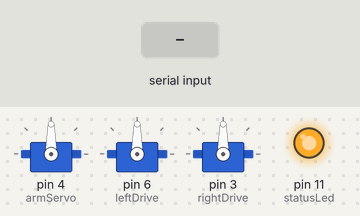
The sketch below on a simulated Arduino Uno, built with avr-gcc and run on an emulated ATmega328P. Parts: 3 × servo, output pins drawn as LEDs (lit = HIGH). Inputs (shaded band) come from the test bench.

Above: at 1.2 s.
1.3 s: "w" received over Serial
At 1.9 s:
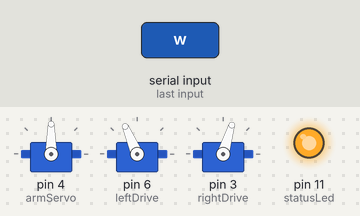
2.8 s: "a" received over Serial
At 3.1 s:
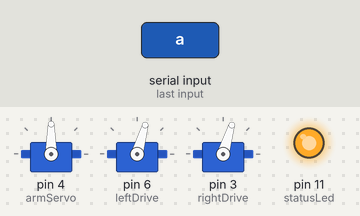
4.3 s: "s" received over Serial
At 5.4 s:
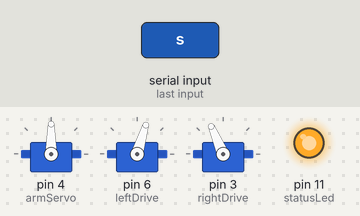
5.8 s: "d" received over Serial
At 6.5 s:
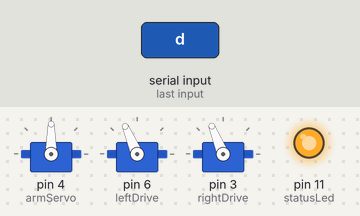
7.3 s: byte 32 (' ') received over Serial
At 7.7 s:
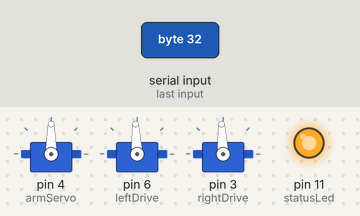
Timing chart, 0 to 9.8 s (numbered marks = the images above; inputs shaded):
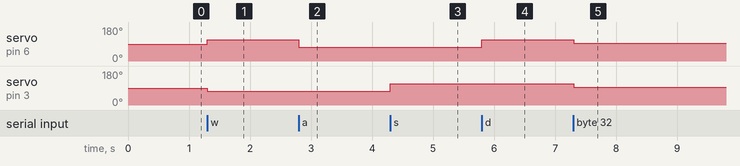

Measured:
- after the input at 1.3 s, servo on pin 6 (leftDrive): 90° → 113° at once; servo on pin 3 (rightDrive): 90° → 73° at once
- after the input at 2.8 s, servo on pin 6 (leftDrive): 113° → 74° at once
- after the input at 4.3 s, servo on pin 6 (leftDrive): 74° → 73° at once; servo on pin 3 (rightDrive): 73° → 113° at once
- after the input at 5.8 s, servo on pin 6 (leftDrive): 73° → 113° at once; servo on pin 3 (rightDrive): 113° → 112° at once
- after the input at 7.3 s, servo on pin 6 (leftDrive): 113° → 93° at once; servo on pin 3 (rightDrive): 112° → 93° at once

The sketch:

printer_rev2.ino
```cpp
#include <Servo.h>

//Servo clawServo, forearmServo, armServo, turretServo,
Servo leftDrive, rightDrive, armServo;
int clawLed;
int statusLed = 11;
char serialVal = 0;
//void write_l();

/* For drawing lines:

Vertical: Drive forward and backwards
Horizontal: Extend claw as turret turns
......
*/
void setup() {
  /*clawServo.attach(0);
  forearmServo.attach(0);*/
  armServo.attach(4);
  //turretServo.attach(0);*/
  Serial.begin(9600);
  leftDrive.attach(6);
  rightDrive.attach(3);
  pinMode(statusLed, OUTPUT);
  digitalWrite(statusLed, HIGH);
  /*
  clawServo.write(0);
  forearmServo.write(0);
  armServo.write(0);
  turretServo.write(0);
  write_l(); */
}

void loop() {
  if (Serial.available()) {
    ;
  }
  serialVal = Serial.read();
 // driveRobot(Serial.read());
  if (serialVal == 'w') {
    leftDrive.writeMicroseconds(1706);
    rightDrive.writeMicroseconds(1300);
  }
  if (serialVal == 'a') {
    leftDrive.writeMicroseconds(1306);
    rightDrive.writeMicroseconds(1300);
    ;
  }
  if (serialVal == 's') {
    leftDrive.writeMicroseconds(1300);
    rightDrive.writeMicroseconds(1706);
    ;
  }
  if (serialVal == 'd') {
    leftDrive.writeMicroseconds(1706);
    rightDrive.writeMicroseconds(1700);
    ;
  }
  if (serialVal == ' ') {
    leftDrive.writeMicroseconds(1506);
    rightDrive.writeMicroseconds(1500);
  }
}

/*
void write_l() {
 // Letter L
 forearmServo.write(20);
 leftDrive.writeMicroseconds(1706);
 rightDrive.writeMicroseconds(1300);
 delay(500);
 rightDrive.writeMicroseconds(1700);
 forearmServo.write(0);
 delay(1500); // How fast is the robot?
 leftDrive.writeMicroseconds(1306);
 delay(500);
 leftDrive.writeMicroseconds(1706);
 delay(1000);
 leftDrive.writeMicroseconds(1506);
 rightDrive.writeMicroseconds(1500);
 // Robot should now be stopped
}


//void driveRobot(char serialVal) {}
*/
```
